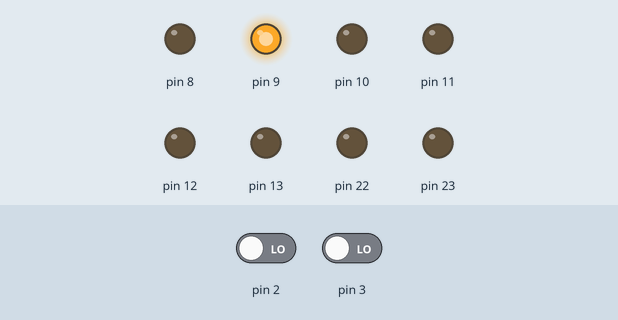
Bench run of a sketch on a simulated Arduino Uno, built with avr-gcc and run on an emulated ATmega328P. Shown: output pins drawn as LEDs (lit = HIGH). Inputs (shaded band) come from the test bench; at power-on: pin 2 LOW, pin 3 LOW. What the sketch prints to the serial monitor is not drawn.

Above: at 0.1 s.
Timing chart, 0 to 1.6 s (numbered marks = the images above):
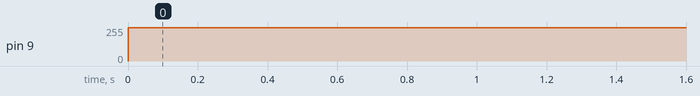

Measured:
- by itself, pin 9: 0/255 → 250/255 at 0.00 s

The sketch:

spiderhomenew.ino
```cpp
#include<avr/io.h>
#include<avr/interrupt.h>

long int milli=0,ledmonitor=0;
char ch;
int flag=0;
int flag1=0;
int stops=0;
int timeover=0;
void usart_int(void)
{
  UCSR0B=(1<< RXEN0)|(1<< TXEN0);//TRANSMIT AND RECEIVE ENABLE
  UCSR0C=(1<<UCSZ01)|(1<<UCSZ00);//ASYNCHRONOUS, 8 BIT TRANSFER
  UBRR0L= 0x67 ; //BAUD RATE 9600

}

int main()
{sei();
  //usart_int();
  Serial.begin(9600);
  DDRB=0xFF;
  PORTD=0x00;
 EIMSK=0b00000011;
 EICRA=0b00001111;
   OCR1A=250;
    TCCR1A |= (1<<COM1A1)|(1<<WGM10);
   TCCR1B=(1<<WGM12)|(1<<CS11)|(1<<CS10);
    TIMSK1|=(1<<OCIE1A);
    int flag=0;
  while(1)
  {

    PORTB&=~(1<<1);
   // while(UCSR0A!= (UCSR0A|(1<<RXC0)));
     ch=UDR0;
     //Serial.println("l");

     Serial.println(ch);
     if(ch=='l')
     {PORTB|=(1<<0);

     }
     else if(ch=='n')
     {
      PORTB&=~(1<<0);
      }
      if(ch=='b')

    {  PORTB|=(1<<2);
    if(flag1==0)
  ledmonitor=milli;
  flag1=1;

    }

     else if(ch=='t')
    { PORTB&=~(1<<2);
    flag1=0;
    }


    }

  }

   ISR(TIMER1_COMPA_vect)
{

  milli++;
  if(flag1==1)
  {
    if(milli==ledmonitor+6000)
    {PORTB&=~(1<<2);
    milli=0;
    flag1=0;

    }
    }

  }

ISR(INT0_vect)
  {

    PORTB=0x00;
    stops++;
    }

 ISR(INT1_vect)
 {
  PORTB|=(1<<1);
  }
```
